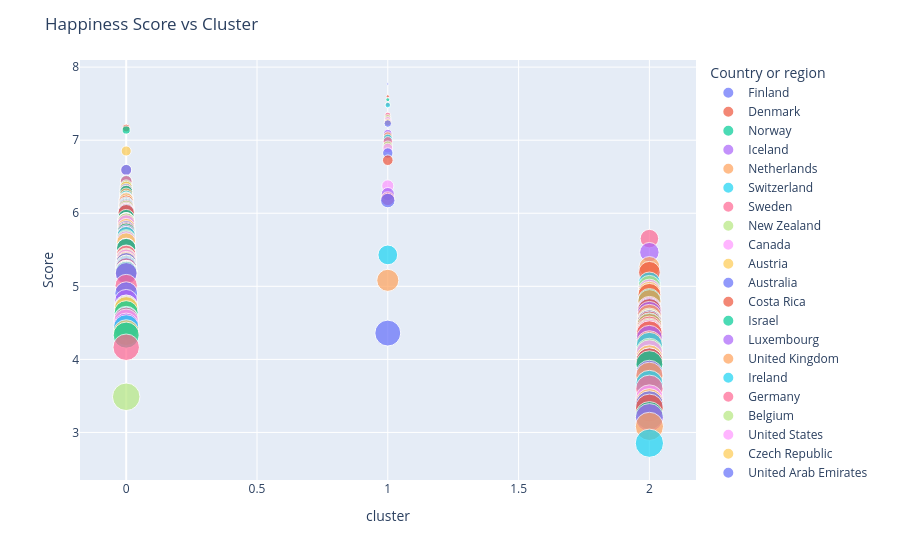

The cell this chart's notebook holds for it:
### Code cell
# Plot the relationship between cluster and score 

fig = px.scatter(df_cluster, x = 'cluster', y = "Score",
           size = 'Overall rank', color = "Country or region", hover_name = "Country or region",
          trendline = "ols")

fig.update_layout(
    title_text = 'Happiness Score vs Cluster'
)
fig.show()
